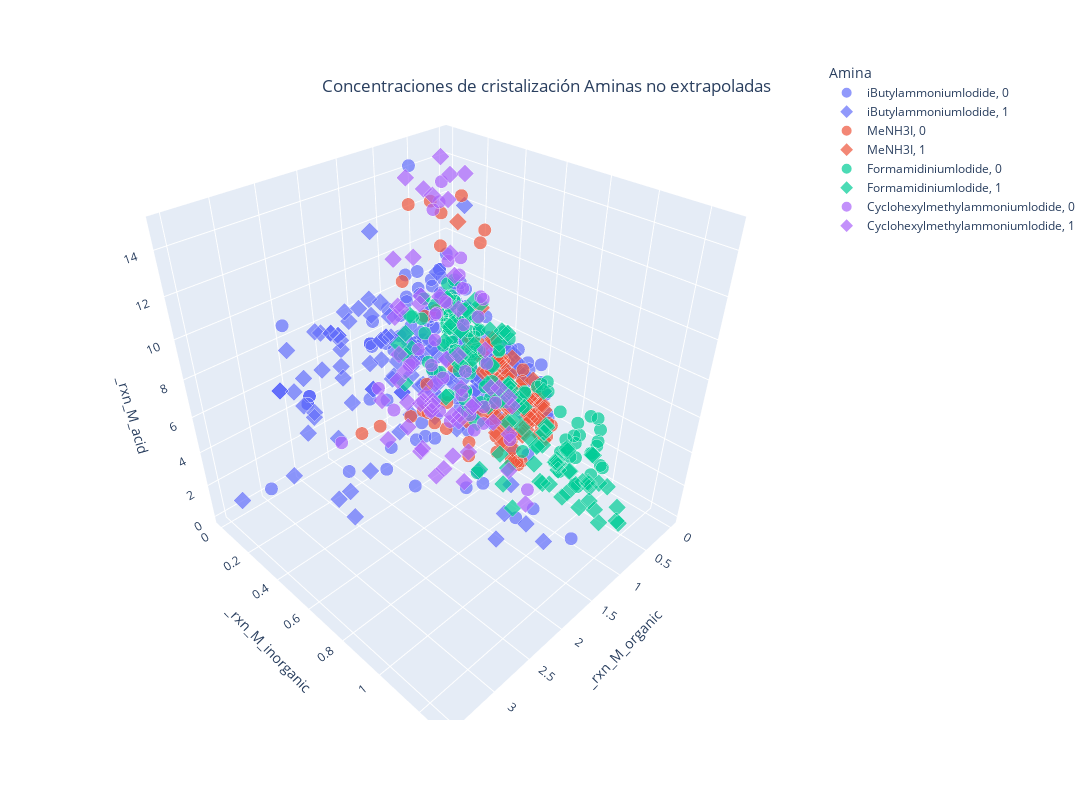

Write notebook code for a chart like this one.
### Code cell
scatter_selected_amines(bad_learning_amines, title = "Aminas no extrapoladas")
